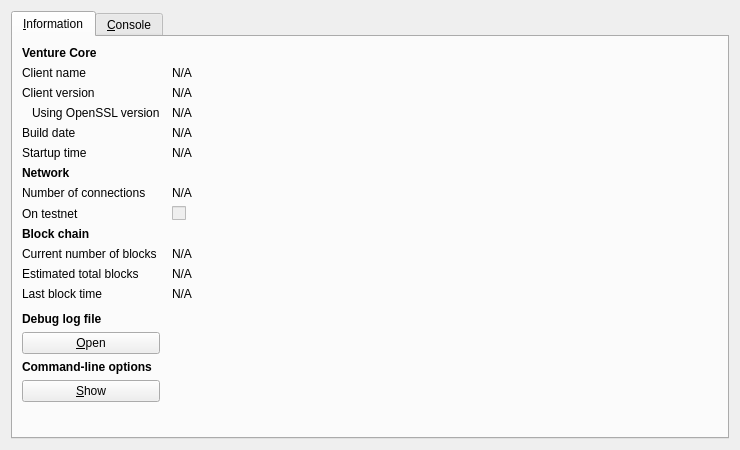
<?xml version="1.0" encoding="UTF-8"?>
<ui version="4.0">
 <class>RPCConsole</class>
 <widget class="QDialog" name="RPCConsole">
  <property name="geometry">
   <rect>
    <x>0</x>
    <y>0</y>
    <width>740</width>
    <height>450</height>
   </rect>
  </property>
  <property name="windowTitle">
   <string>Venture - Debug window</string>
  </property>
  <layout class="QVBoxLayout" name="verticalLayout_2">
   <item>
    <widget class="QTabWidget" name="tabWidget">
     <property name="currentIndex">
      <number>0</number>
     </property>
     <widget class="QWidget" name="tab_info">
      <attribute name="title">
       <string>&amp;Information</string>
      </attribute>
      <layout class="QGridLayout" name="gridLayout" columnstretch="0,1">
       <property name="horizontalSpacing">
        <number>12</number>
       </property>
       <item row="0" column="0">
        <widget class="QLabel" name="label_9">
         <property name="font">
          <font>
           <weight>75</weight>
           <bold>true</bold>
          </font>
         </property>
         <property name="text">
          <string>Venture Core</string>
         </property>
        </widget>
       </item>
       <item row="1" column="0">
        <widget class="QLabel" name="label_5">
         <property name="text">
          <string>Client name</string>
         </property>
        </widget>
       </item>
       <item row="1" column="1">
        <widget class="QLabel" name="clientName">
         <property name="cursor">
          <cursorShape>IBeamCursor</cursorShape>
         </property>
         <property name="text">
          <string>N/A</string>
         </property>
         <property name="textFormat">
          <enum>Qt::PlainText</enum>
         </property>
         <property name="textInteractionFlags">
          <set>Qt::LinksAccessibleByMouse|Qt::TextSelectableByKeyboard|Qt::TextSelectableByMouse</set>
         </property>
        </widget>
       </item>
       <item row="2" column="0">
        <widget class="QLabel" name="label_6">
         <property name="text">
          <string>Client version</string>
         </property>
        </widget>
       </item>
       <item row="2" column="1">
        <widget class="QLabel" name="clientVersion">
         <property name="cursor">
          <cursorShape>IBeamCursor</cursorShape>
         </property>
         <property name="text">
          <string>N/A</string>
         </property>
         <property name="textFormat">
          <enum>Qt::PlainText</enum>
         </property>
         <property name="textInteractionFlags">
          <set>Qt::LinksAccessibleByMouse|Qt::TextSelectableByKeyboard|Qt::TextSelectableByMouse</set>
         </property>
        </widget>
       </item>
       <item row="3" column="0">
        <widget class="QLabel" name="label_14">
         <property name="text">
          <string>Using OpenSSL version</string>
         </property>
         <property name="indent">
          <number>10</number>
         </property>
        </widget>
       </item>
       <item row="3" column="1">
        <widget class="QLabel" name="openSSLVersion">
         <property name="cursor">
          <cursorShape>IBeamCursor</cursorShape>
         </property>
         <property name="text">
          <string>N/A</string>
         </property>
         <property name="textFormat">
          <enum>Qt::PlainText</enum>
         </property>
         <property name="textInteractionFlags">
          <set>Qt::LinksAccessibleByMouse|Qt::TextSelectableByKeyboard|Qt::TextSelectableByMouse</set>
         </property>
        </widget>
       </item>
       <item row="4" column="0">
        <widget class="QLabel" name="label_12">
         <property name="text">
          <string>Build date</string>
         </property>
        </widget>
       </item>
       <item row="4" column="1">
        <widget class="QLabel" name="buildDate">
         <property name="cursor">
          <cursorShape>IBeamCursor</cursorShape>
         </property>
         <property name="text">
          <string>N/A</string>
         </property>
         <property name="textFormat">
          <enum>Qt::PlainText</enum>
         </property>
         <property name="textInteractionFlags">
          <set>Qt::LinksAccessibleByMouse|Qt::TextSelectableByKeyboard|Qt::TextSelectableByMouse</set>
         </property>
        </widget>
       </item>
       <item row="5" column="0">
        <widget class="QLabel" name="label_13">
         <property name="text">
          <string>Startup time</string>
         </property>
        </widget>
       </item>
       <item row="5" column="1">
        <widget class="QLabel" name="startupTime">
         <property name="cursor">
          <cursorShape>IBeamCursor</cursorShape>
         </property>
         <property name="text">
          <string>N/A</string>
         </property>
         <property name="textFormat">
          <enum>Qt::PlainText</enum>
         </property>
         <property name="textInteractionFlags">
          <set>Qt::LinksAccessibleByMouse|Qt::TextSelectableByKeyboard|Qt::TextSelectableByMouse</set>
         </property>
        </widget>
       </item>
       <item row="6" column="0">
        <widget class="QLabel" name="label_11">
         <property name="font">
          <font>
           <weight>75</weight>
           <bold>true</bold>
          </font>
         </property>
         <property name="text">
          <string>Network</string>
         </property>
        </widget>
       </item>
       <item row="7" column="0">
        <widget class="QLabel" name="label_7">
         <property name="text">
          <string>Number of connections</string>
         </property>
        </widget>
       </item>
       <item row="7" column="1">
        <widget class="QLabel" name="numberOfConnections">
         <property name="cursor">
          <cursorShape>IBeamCursor</cursorShape>
         </property>
         <property name="text">
          <string>N/A</string>
         </property>
         <property name="textFormat">
          <enum>Qt::PlainText</enum>
         </property>
         <property name="textInteractionFlags">
          <set>Qt::LinksAccessibleByMouse|Qt::TextSelectableByKeyboard|Qt::TextSelectableByMouse</set>
         </property>
        </widget>
       </item>
       <item row="8" column="0">
        <widget class="QLabel" name="label_8">
         <property name="text">
          <string>On testnet</string>
         </property>
        </widget>
       </item>
       <item row="8" column="1">
        <widget class="QCheckBox" name="isTestNet">
         <property name="enabled">
          <bool>false</bool>
         </property>
         <property name="text">
          <string/>
         </property>
        </widget>
       </item>
       <item row="9" column="0">
        <widget class="QLabel" name="label_10">
         <property name="font">
          <font>
           <weight>75</weight>
           <bold>true</bold>
          </font>
         </property>
         <property name="text">
          <string>Block chain</string>
         </property>
        </widget>
       </item>
       <item row="10" column="0">
        <widget class="QLabel" name="label_3">
         <property name="text">
          <string>Current number of blocks</string>
         </property>
        </widget>
       </item>
       <item row="10" column="1">
        <widget class="QLabel" name="numberOfBlocks">
         <property name="cursor">
          <cursorShape>IBeamCursor</cursorShape>
         </property>
         <property name="text">
          <string>N/A</string>
         </property>
         <property name="textFormat">
          <enum>Qt::PlainText</enum>
         </property>
         <property name="textInteractionFlags">
          <set>Qt::LinksAccessibleByMouse|Qt::TextSelectableByKeyboard|Qt::TextSelectableByMouse</set>
         </property>
        </widget>
       </item>
       <item row="11" column="0">
        <widget class="QLabel" name="label_4">
         <property name="text">
          <string>Estimated total blocks</string>
         </property>
        </widget>
       </item>
       <item row="11" column="1">
        <widget class="QLabel" name="totalBlocks">
         <property name="cursor">
          <cursorShape>IBeamCursor</cursorShape>
         </property>
         <property name="text">
          <string>N/A</string>
         </property>
         <property name="textFormat">
          <enum>Qt::PlainText</enum>
         </property>
         <property name="textInteractionFlags">
          <set>Qt::LinksAccessibleByMouse|Qt::TextSelectableByKeyboard|Qt::TextSelectableByMouse</set>
         </property>
        </widget>
       </item>
       <item row="12" column="0">
        <widget class="QLabel" name="label_2">
         <property name="text">
          <string>Last block time</string>
         </property>
        </widget>
       </item>
       <item row="12" column="1">
        <widget class="QLabel" name="lastBlockTime">
         <property name="cursor">
          <cursorShape>IBeamCursor</cursorShape>
         </property>
         <property name="text">
          <string>N/A</string>
         </property>
         <property name="textFormat">
          <enum>Qt::PlainText</enum>
         </property>
         <property name="textInteractionFlags">
          <set>Qt::LinksAccessibleByMouse|Qt::TextSelectableByKeyboard|Qt::TextSelectableByMouse</set>
         </property>
        </widget>
       </item>
       <item row="13" column="0">
        <spacer name="verticalSpacer_2">
         <property name="orientation">
          <enum>Qt::Vertical</enum>
         </property>
         <property name="sizeHint" stdset="0">
          <size>
           <width>20</width>
           <height>20</height>
          </size>
         </property>
        </spacer>
       </item>
       <item row="14" column="0">
        <widget class="QLabel" name="labelDebugLogfile">
         <property name="font">
          <font>
           <weight>75</weight>
           <bold>true</bold>
          </font>
         </property>
         <property name="text">
          <string>Debug log file</string>
         </property>
        </widget>
       </item>
       <item row="15" column="0">
        <widget class="QPushButton" name="openDebugLogfileButton">
         <property name="toolTip">
          <string>Open the Venture debug log file from the current data directory. This can take a few seconds for large log files.</string>
         </property>
         <property name="text">
          <string>&amp;Open</string>
         </property>
         <property name="autoDefault">
          <bool>false</bool>
         </property>
        </widget>
       </item>
       <item row="16" column="0">
        <widget class="QLabel" name="labelCLOptions">
         <property name="font">
          <font>
           <weight>75</weight>
           <bold>true</bold>
          </font>
         </property>
         <property name="text">
          <string>Command-line options</string>
         </property>
        </widget>
       </item>
       <item row="17" column="0">
        <widget class="QPushButton" name="showCLOptionsButton">
         <property name="toolTip">
          <string>Show the Venture-Qt help message to get a list with possible Venture command-line options.</string>
         </property>
         <property name="text">
          <string>&amp;Show</string>
         </property>
         <property name="autoDefault">
          <bool>false</bool>
         </property>
        </widget>
       </item>
       <item row="18" column="0">
        <spacer name="verticalSpacer">
         <property name="orientation">
          <enum>Qt::Vertical</enum>
         </property>
         <property name="sizeHint" stdset="0">
          <size>
           <width>20</width>
           <height>40</height>
          </size>
         </property>
        </spacer>
       </item>
      </layout>
     </widget>
     <widget class="QWidget" name="tab_console">
      <attribute name="title">
       <string>&amp;Console</string>
      </attribute>
      <layout class="QVBoxLayout" name="verticalLayout_3">
       <property name="spacing">
        <number>3</number>
       </property>
       <item>
        <widget class="QTextEdit" name="messagesWidget">
         <property name="minimumSize">
          <size>
           <width>0</width>
           <height>100</height>
          </size>
         </property>
         <property name="readOnly">
          <bool>true</bool>
         </property>
         <property name="tabKeyNavigation" stdset="0">
          <bool>false</bool>
         </property>
         <property name="columnCount" stdset="0">
          <number>2</number>
         </property>
        </widget>
       </item>
       <item>
        <layout class="QHBoxLayout" name="horizontalLayout">
         <property name="spacing">
          <number>3</number>
         </property>
         <item>
          <widget class="QLabel" name="label">
           <property name="text">
            <string notr="true">&gt;</string>
           </property>
          </widget>
         </item>
         <item>
          <widget class="QLineEdit" name="lineEdit"/>
         </item>
         <item>
          <widget class="QPushButton" name="clearButton">
           <property name="maximumSize">
            <size>
             <width>24</width>
             <height>24</height>
            </size>
           </property>
           <property name="toolTip">
            <string>Clear console</string>
           </property>
           <property name="text">
            <string/>
           </property>
           <property name="icon">
            <iconset resource="../Venture.qrc">
             <normaloff>:/icons/remove</normaloff>:/icons/remove</iconset>
           </property>
           <property name="shortcut">
            <string notr="true">Ctrl+L</string>
           </property>
           <property name="autoDefault">
            <bool>false</bool>
           </property>
          </widget>
         </item>
        </layout>
       </item>
      </layout>
     </widget>
    </widget>
   </item>
  </layout>
 </widget>
 <resources>
  <include location="../Venture.qrc"/>
 </resources>
 <connections/>
</ui>
